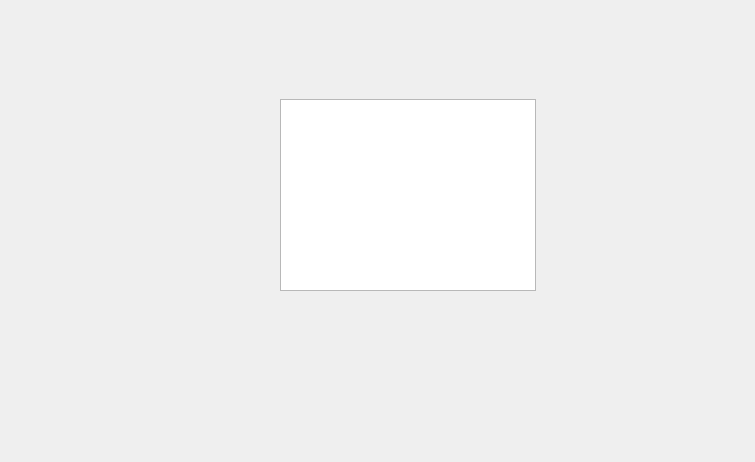
<?xml version="1.0" encoding="UTF-8"?>
<ui version="4.0">
 <class>Form</class>
 <widget class="QWidget" name="Form">
  <property name="geometry">
   <rect>
    <x>0</x>
    <y>0</y>
    <width>755</width>
    <height>462</height>
   </rect>
  </property>
  <property name="windowTitle">
   <string>Form</string>
  </property>
  <widget class="QStackedWidget" name="stackedWidget">
   <property name="geometry">
    <rect>
     <x>130</x>
     <y>19</y>
     <width>531</width>
     <height>361</height>
    </rect>
   </property>
   <property name="currentIndex">
    <number>0</number>
   </property>
   <widget class="QWidget" name="page">
    <widget class="QTableView" name="tableView">
     <property name="geometry">
      <rect>
       <x>150</x>
       <y>80</y>
       <width>256</width>
       <height>192</height>
      </rect>
     </property>
    </widget>
   </widget>
   <widget class="QWidget" name="page_2"/>
  </widget>
 </widget>
 <resources/>
 <connections/>
</ui>
